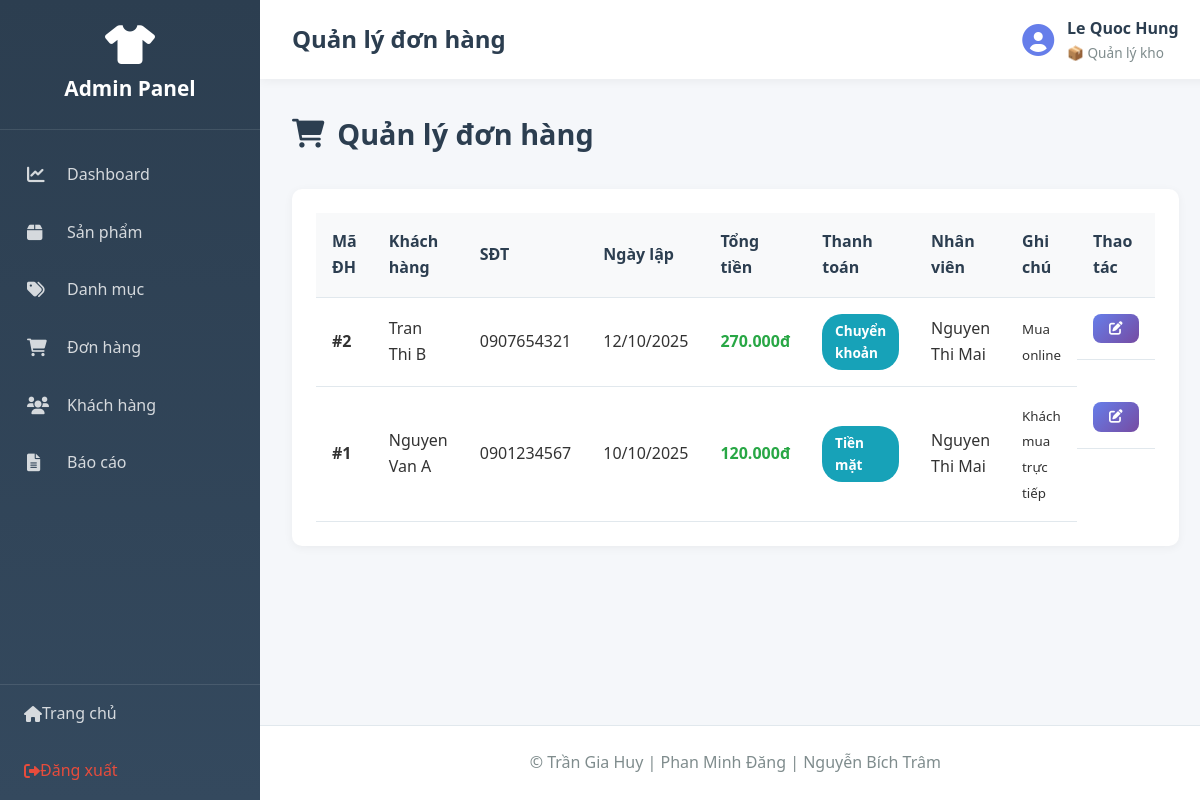
Before: /admin/index.php?action=orders (signed in) with the older database file.
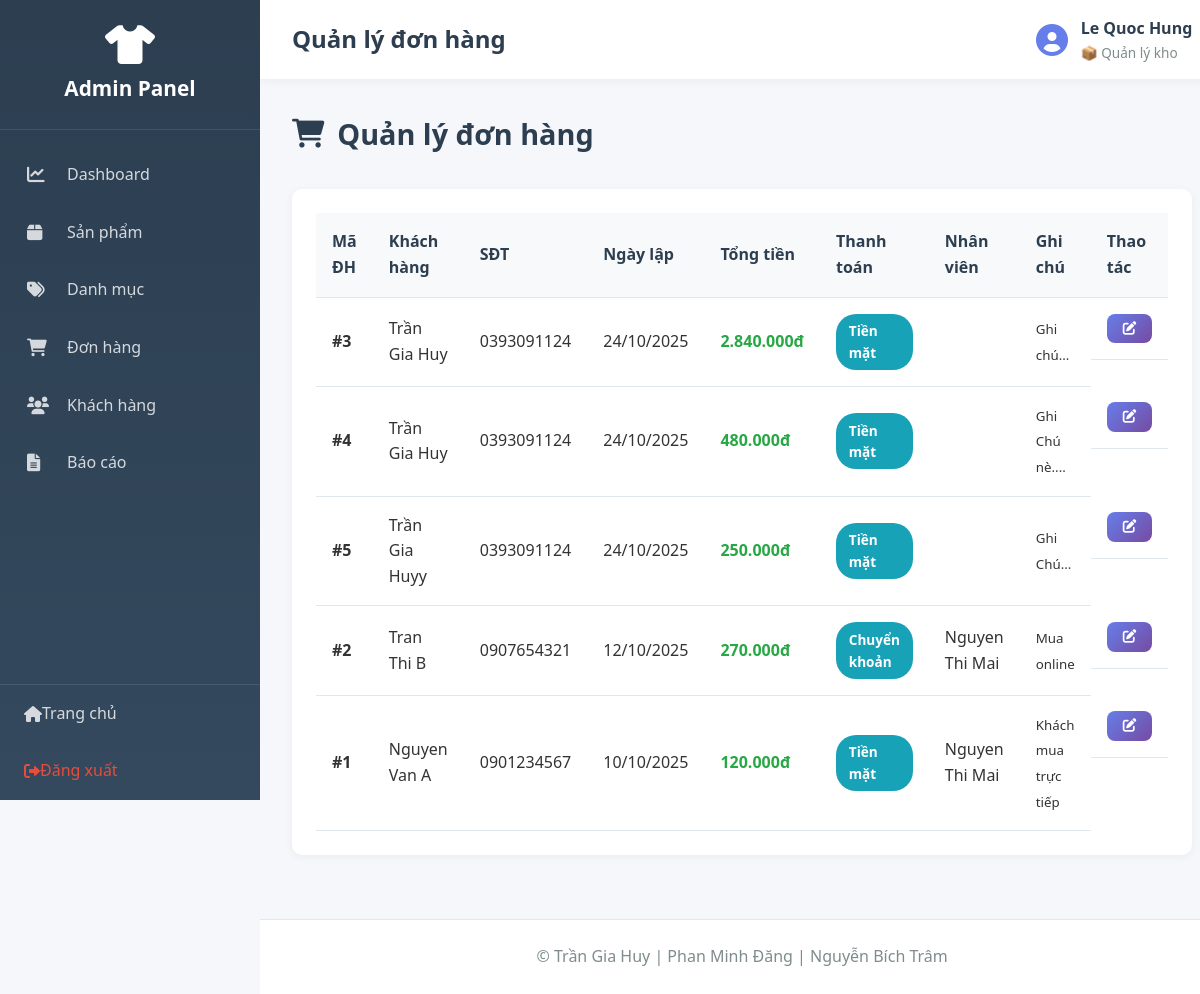
After: the same page with the newer database file.
### tables this page shows
CREATE TABLE `hoadon` (
  `MaHD` int(11) NOT NULL,
  `NgayLap` date DEFAULT NULL,
  `TongTien` decimal(10,2) DEFAULT NULL,
  `HinhThucThanhToan` varchar(50) DEFAULT NULL,
  `MaKH` int(11) DEFAULT NULL,
  `TenKH` varchar(100) DEFAULT NULL,
  `SoDienThoai` varchar(15) DEFAULT NULL,
  `DiaChi` text DEFAULT NULL,
  `MaNV` int(11) DEFAULT NULL,
  `GhiChu` text DEFAULT NULL,
  `TrangThai` varchar(50) DEFAULT 'Đang xử lý'
);

CREATE TABLE `nhanvien` (
  `MaNV` int(11) NOT NULL,
  `HoTen` varchar(100) DEFAULT NULL,
  `TenDangNhap` varchar(50) DEFAULT NULL,
  `MatKhau` varchar(255) DEFAULT NULL,
  `Email` varchar(100) DEFAULT NULL,
  `SoDienThoai` varchar(15) DEFAULT NULL,
  `MaVaiTro` int(11) DEFAULT NULL,
  `TrangThai` varchar(20) DEFAULT 'active'
);

### app/controllers/AdminController.php (called while the page is built, shortened)
<?php
require_once __DIR__ . '/../../core/Controller.php';
class AdminController extends Controller {
    public function orders() {
        $productModel = $this->model('Product');
        $sql = "SELECT hd.*, nv.HoTen as TenNV
                FROM hoadon hd
                LEFT JOIN nhanvien nv ON hd.MaNV = nv.MaNV
                ORDER BY hd.NgayLap DESC";
        $orders = $productModel->query($sql)->fetch_all(MYSQLI_ASSOC);
        $data = [
            'page_title' => 'Quản lý đơn hàng',
            'orders' => $orders
        ];
        $this->view('admin/orders', $data);
    }
}
?>

### core/Model.php (called while the page is built, shortened)
<?php
class Model {
    protected $db;
    public function __construct() {
        $this->db = $this->connectDB();
    }
    private function connectDB() {
        $conn = new mysqli(DB_HOST, DB_USER, DB_PASS, DB_NAME);
        $conn->set_charset("utf8mb4");
        return $conn;
    }
    public function query($sql) {
        return $this->db->query($sql);
    }
}
?>

### app/views/admin/orders.php (the view, shortened to what this page needs)
<?php require_once __DIR__ . '/../layouts/admin_header.php'; ?>
<div class="page-header">
    <h2><i class="fas fa-shopping-cart"></i> Quản lý đơn hàng</h2>
</div>
<div class="admin-card">
    <div class="card-body">
        <?php if (!empty($orders)): ?>
        <table class="data-table">
            <thead>
                <tr>
                    <th>Mã ĐH</th>
                    <th>Khách hàng</th>
                    <th>SĐT</th>
                    <th>Ngày lập</th>
                    <th>Tổng tiền</th>
                    <th>Thanh toán</th>
                    <th>Nhân viên</th>
                    <th>Ghi chú</th>
                    <th>Thao tác</th>
                </tr>
            </thead>
            <tbody>
                <?php foreach ($orders as $order): ?>
                <tr>
                    <td><strong>#<?php echo $order['MaHD']; ?></strong></td>
                    <td><?php echo htmlspecialchars($order['TenKH']); ?></td>
                    <td><?php echo htmlspecialchars($order['SoDienThoai']); ?></td>
                    <td><?php echo date('d/m/Y', strtotime($order['NgayLap'])); ?></td>
                    <td class="text-success">
                        <strong><?php echo number_format($order['TongTien'], 0, ',', '.'); ?>đ</strong>
                    </td>
                    <td>
                        <span class="badge badge-info">
                            <?php echo htmlspecialchars($order['HinhThucThanhToan']); ?>
                        </span>
                    </td>
                    <td><?php echo htmlspecialchars($order['TenNV']); ?></td>
                    <td><small><?php echo htmlspecialchars($order['GhiChu']); ?></small></td>
                    <td class="actions">
                        <a href="index.php?action=editOrder&id=<?php echo $order['MaHD']; ?>"
                           class="btn btn-sm btn-primary"
                           title="Sửa">
                            <i class="fas fa-edit"></i>
                        </a>
                    </td>
                </tr>
                <?php endforeach; ?>
            </tbody>
        </table>
        <?php endif; ?>
    </div>
</div>
<?php require_once __DIR__ . '/../layouts/admin_footer.php'; ?>

Changed rows visible on the page:
added hoadon: MaHD "3", TenKH "Trần Gia Huy", SoDienThoai "0393091124", NgayLap "24/10/2025", TongTien "2.840.000", HinhThucThanhToan "Tiền mặt", GhiChu "Ghi chú..."
added hoadon: MaHD "4", TenKH "Trần Gia Huy", SoDienThoai "0393091124", NgayLap "24/10/2025", TongTien "480.000", HinhThucThanhToan "Tiền mặt", GhiChu "Ghi Chú nè...."
added hoadon: MaHD "5", TenKH "Trần Gia Huyy", SoDienThoai "0393091124", NgayLap "24/10/2025", TongTien "250.000", HinhThucThanhToan "Tiền mặt", GhiChu "Ghi Chú..."
